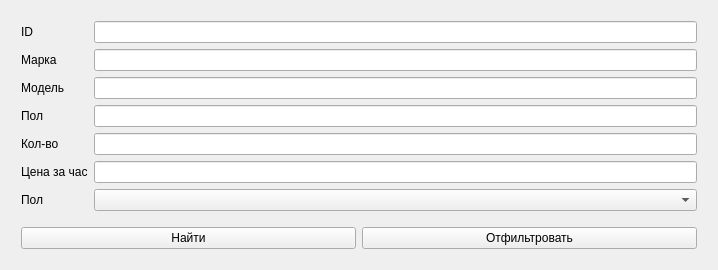
<?xml version="1.0" encoding="UTF-8"?>
<ui version="4.0">
 <class>FormForSearchingBikes</class>
 <widget class="QWidget" name="FormForSearchingBikes">
  <property name="geometry">
   <rect>
    <x>0</x>
    <y>0</y>
    <width>718</width>
    <height>253</height>
   </rect>
  </property>
  <property name="windowTitle">
   <string>Form</string>
  </property>
  <layout class="QVBoxLayout" name="verticalLayout">
   <item>
    <layout class="QVBoxLayout" name="verticalLayout_2">
     <property name="sizeConstraint">
      <enum>QLayout::SetMaximumSize</enum>
     </property>
     <property name="leftMargin">
      <number>5</number>
     </property>
     <property name="topMargin">
      <number>5</number>
     </property>
     <property name="rightMargin">
      <number>5</number>
     </property>
     <property name="bottomMargin">
      <number>5</number>
     </property>
     <item>
      <layout class="QFormLayout" name="formLayout_2">
       <property name="leftMargin">
        <number>5</number>
       </property>
       <property name="topMargin">
        <number>5</number>
       </property>
       <property name="rightMargin">
        <number>5</number>
       </property>
       <property name="bottomMargin">
        <number>5</number>
       </property>
       <item row="0" column="0">
        <widget class="QLabel" name="label">
         <property name="text">
          <string>ID</string>
         </property>
        </widget>
       </item>
       <item row="0" column="1">
        <widget class="QLineEdit" name="lineEdit_b_id"/>
       </item>
       <item row="1" column="0">
        <widget class="QLabel" name="label_2">
         <property name="text">
          <string>Марка</string>
         </property>
        </widget>
       </item>
       <item row="1" column="1">
        <widget class="QLineEdit" name="lineEdit_mark"/>
       </item>
       <item row="2" column="0">
        <widget class="QLabel" name="label_3">
         <property name="text">
          <string>Модель</string>
         </property>
        </widget>
       </item>
       <item row="2" column="1">
        <widget class="QLineEdit" name="lineEdit_model"/>
       </item>
       <item row="3" column="0">
        <widget class="QLabel" name="label_4">
         <property name="text">
          <string>Пол</string>
         </property>
        </widget>
       </item>
       <item row="3" column="1">
        <widget class="QLineEdit" name="lineEdit_gender"/>
       </item>
       <item row="4" column="0">
        <widget class="QLabel" name="label_5">
         <property name="text">
          <string>Кол-во</string>
         </property>
        </widget>
       </item>
       <item row="4" column="1">
        <widget class="QLineEdit" name="lineEdit_amount"/>
       </item>
       <item row="5" column="0">
        <widget class="QLabel" name="label_6">
         <property name="text">
          <string>Цена за час</string>
         </property>
        </widget>
       </item>
       <item row="5" column="1">
        <widget class="QLineEdit" name="LineEdit_price"/>
       </item>
       <item row="6" column="1">
        <widget class="QComboBox" name="comboBox_gender"/>
       </item>
       <item row="6" column="0">
        <widget class="QLabel" name="label_7">
         <property name="text">
          <string>Пол</string>
         </property>
        </widget>
       </item>
      </layout>
     </item>
     <item>
      <layout class="QHBoxLayout" name="horizontalLayout">
       <property name="leftMargin">
        <number>5</number>
       </property>
       <property name="topMargin">
        <number>5</number>
       </property>
       <property name="rightMargin">
        <number>5</number>
       </property>
       <property name="bottomMargin">
        <number>5</number>
       </property>
       <item>
        <widget class="QPushButton" name="pushButton">
         <property name="text">
          <string>Найти</string>
         </property>
        </widget>
       </item>
       <item>
        <widget class="QPushButton" name="pushButton_2">
         <property name="text">
          <string>Отфильтровать</string>
         </property>
        </widget>
       </item>
      </layout>
     </item>
    </layout>
   </item>
  </layout>
 </widget>
 <resources/>
 <connections/>
</ui>
